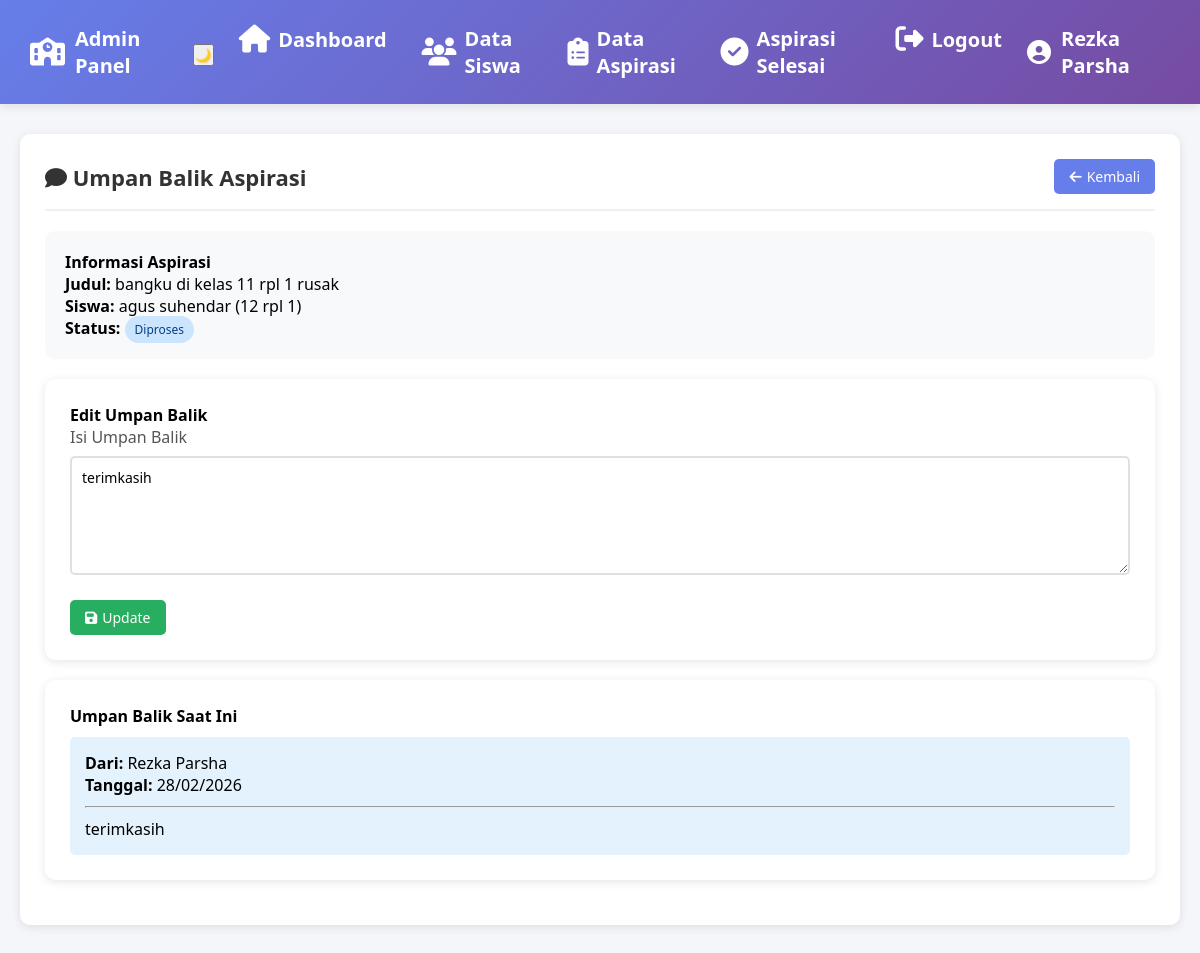
Page /VIEW/ADMIN/UmpanBalik.php?id=2 (signed in) on the committed database.
### tables this page shows
CREATE TABLE `aspirasi` (
  `id_aspirasi` int NOT NULL,
  `nis` int NOT NULL,
  `id_admin` int DEFAULT NULL,
  `id_histori` int DEFAULT NULL,
  `judul_laporan` varchar(100) NOT NULL,
  `keterangan` text NOT NULL,
  `kategori_prioritas` enum('high priority','medium priority','low priority') DEFAULT 'medium priority',
  `lokasi` enum('kelas','toilet','mushola','lapangan','koridor','lab') NOT NULL,
  `foto_gambar` varchar(100) DEFAULT NULL,
  `tanggal_dikirim` timestamp NULL DEFAULT CURRENT_TIMESTAMP,
  `status` enum('menunggu','diproses','selesai') DEFAULT 'menunggu'
);

CREATE TABLE `siswa` (
  `nis` int NOT NULL,
  `nama` varchar(35) NOT NULL,
  `kelas` varchar(10) NOT NULL,
  `email` varchar(50) NOT NULL,
  `password` varchar(255) NOT NULL,
  `created_at` timestamp NULL DEFAULT CURRENT_TIMESTAMP
);

CREATE TABLE `umpan_balik` (
  `id_UmpanBalik` int NOT NULL,
  `id_aspirasi` int NOT NULL,
  `id_admin` int NOT NULL,
  `isi_UmpanBalik` text NOT NULL,
  `tanggal` timestamp NULL DEFAULT CURRENT_TIMESTAMP
);

### MODEL/m_koneksi.php (called while the page is built, shortened)
<?php
class Koneksi
{
    private $host = "127.0.0.1";
    private $username = "root";
    private $password = "root";
    private $db = "pengaduan_sarana_sekolah_kel6_11rpl2";
    function __construct()
    {
        $this->koneksi = mysqli_connect(
            $this->host,
            $this->username,
            $this->password,
            $this->db
        );
    }
}
?>

### MODEL/m_aspirasi.php (called while the page is built, shortened)
<?php
require_once 'm_koneksi.php';
class Aspirasi {
    private $koneksi;
    public function __construct() {
        $db = new Koneksi();
        $this->koneksi = $db->koneksi;
    }
    public function getAspirasiById($id) {
        $id = intval($id);
        $query = "SELECT a.*, s.nama as nama_siswa, s.kelas, s.email
                  FROM aspirasi a
                  JOIN siswa s ON a.nis = s.nis
                  WHERE a.id_aspirasi = $id";
        $result = mysqli_query($this->koneksi, $query);
        return mysqli_fetch_assoc($result);
    }
}
?>

### MODEL/m_umpanbalik.php (called while the page is built, shortened)
<?php
require_once 'm_koneksi.php';
class UmpanBalik {
    private $koneksi;
    public function __construct() {
        $db = new Koneksi();
        $this->koneksi = $db->koneksi;
    }
    public function getUmpanBalikByAspirasi($idAspirasi) {
        $query = "SELECT u.*, ad.nama_lengkap as nama_admin
                  FROM umpan_balik u
                  JOIN admin ad
                    ON u.id_admin = ad.id_admin
                  WHERE u.id_aspirasi = '$idAspirasi'
                  ORDER BY u.tanggal DESC";
        $result = mysqli_query($this->koneksi, $query);
        return mysqli_fetch_assoc($result);
    }
}
?>

### MODEL/m_histori.php (called while the page is built, shortened)
<?php
require_once 'm_koneksi.php';
class HistoriAspirasi {
    private $koneksi;
    public function __construct() {
        $db = new Koneksi();
        $this->koneksi = $db->koneksi;
    }
    public function getHistoriByAspirasi($idAspirasi) {
        $query = "SELECT * FROM histori_aspirasi
                  WHERE id_aspirasi = '$idAspirasi'
                  ORDER BY tanggal_perubahan DESC";
        $result = mysqli_query($this->koneksi, $query);
        $data = [];
        while ($row = mysqli_fetch_assoc($result)) {
            $data[] = $row;
        }
        return $data;
    }
}
?>

### MODEL/m_progres.php (called while the page is built, shortened)
<?php
require_once 'm_koneksi.php';
class Progres {
    private $koneksi;
    public function __construct() {
        $db = new Koneksi();
        $this->koneksi = $db->koneksi;
    }
    public function getProgresByAspirasi($idAspirasi) {
        $query = "SELECT * FROM progres_laporanaspirasi
                  WHERE id_aspirasi = '$idAspirasi'
                  ORDER BY tanggal DESC";
        $result = mysqli_query($this->koneksi, $query);
        $data = [];
        while ($row = mysqli_fetch_assoc($result)) {
            $data[] = $row;
        }
        return $data;
    }
}
?>

### CONTROLLER/c_aspirasi.php (called while the page is built, shortened)
<?php
require_once __DIR__ . '/../MODEL/m_aspirasi.php';
require_once __DIR__ . '/../MODEL/m_umpanbalik.php';
require_once __DIR__ . '/../MODEL/m_histori.php';
require_once __DIR__ . '/../MODEL/m_progres.php';
class AspirasiController
{
    private $aspirasiModel;
    private $umpanBalikModel;
    private $historiModel;
    private $progresModel;
    public function __construct()
    {
        $this->aspirasiModel = new Aspirasi();
        $this->umpanBalikModel = new UmpanBalik();
        $this->historiModel = new HistoriAspirasi();
        $this->progresModel = new Progres();
    }
    public function getDetailAspirasi($id)
    {
        $aspirasi = $this->aspirasiModel->getAspirasiById($id);
        if ($aspirasi) {
            $aspirasi['umpan_balik'] =
                $this->umpanBalikModel->getUmpanBalikByAspirasi($id);
            $aspirasi['histori'] =
                $this->historiModel->getHistoriByAspirasi($id);
            $aspirasi['progres'] =
                $this->progresModel->getProgresByAspirasi($id);
        }
        return $aspirasi;
    }
}
?>

### VIEW/ADMIN/UmpanBalik.php (the view, shortened to what this page needs)
<?php
require_once '../../CONTROLLER/c_aspirasi.php';
require_once '../../MODEL/m_umpanbalik.php';
$idAspirasi = (int) $_GET['id'];
$aspirasiController = new AspirasiController();
$umpanBalikModel = new UmpanBalik();
$aspirasi = $aspirasiController->getDetailAspirasi($idAspirasi);
$umpanBalik = $umpanBalikModel->getUmpanBalikByAspirasi(
    $idAspirasi
);
?>
<!DOCTYPE html>
<html lang="id">
<head>
    <link rel="stylesheet" href="../../ASSETS/NavbarAdmin.css">
    <link rel="stylesheet" href="https://cdnjs.cloudflare.com/ajax/libs/font-awesome/6.4.0/css/all.min.css">
</head>
<body>
    <?php include '../../template/NavbarAdmin.php'; ?>
    <div class="container">
        <div class="card">
            <div class="card-header">
                <h2><i class="fas fa-comment"></i> Umpan Balik Aspirasi</h2>
                <a href="v_DataAspirasi.php" class="btn btn-primary">
                    <i class="fas fa-arrow-left"></i> Kembali
                </a>
            </div>
            <div style="background: #f8f9fa; padding: 20px; border-radius: 10px; margin-bottom: 20px;">
                <h4>Informasi Aspirasi</h4>
                <p><strong>Judul:</strong> <?php echo htmlspecialchars($aspirasi['judul_laporan']); ?></p>
                <p><strong>Siswa:</strong> <?php echo htmlspecialchars($aspirasi['nama_siswa']); ?> (<?php echo htmlspecialchars($aspirasi['kelas']); ?>)</p>
                <p><strong>Status:</strong>
                    <span class="badge badge-<?php echo $aspirasi['status']; ?>">
                        <?php echo ucfirst($aspirasi['status']); ?>
                    </span>
                </p>
            </div>
            <div class="card" style="margin-bottom: 20px;">
                <h4><?php echo $umpanBalik ? 'Edit' : 'Tambah'; ?> Umpan Balik</h4>
                <form action="../../CONTROLLER/AdminController.php" method="POST">
                    <div class="form-group">
                        <label>Isi Umpan Balik</label>
                        <textarea name="isi_UmpanBalik" rows="5" required style="width: 100%; padding: 10px;"><?php echo $umpanBalik ? htmlspecialchars($umpanBalik['isi_UmpanBalik']) : ''; ?></textarea>
                    </div>
                    <button type="submit" name="<?php echo $umpanBalik ? 'update_umpanbalik' : 'tambah_umpanbalik'; ?>" class="btn btn-success">
                        <i class="fas fa-save"></i> <?php echo $umpanBalik ? 'Update' : 'Simpan'; ?>
                    </button>
                </form>
            </div>
            <?php if ($umpanBalik): ?>
            <div class="card">
                <h4>Umpan Balik Saat Ini</h4>
                <div style="background: #e3f2fd; padding: 15px; border-radius: 5px; margin-top: 10px;">
                    <p><strong>Dari:</strong> <?php echo htmlspecialchars($umpanBalik['nama_admin']); ?></p>
                    <p><strong>Tanggal:</strong> <?php echo date('d/m/Y', strtotime($umpanBalik['tanggal'])); ?></p>
                    <hr style="margin: 10px 0;">
                    <p><?php echo nl2br(htmlspecialchars($umpanBalik['isi_UmpanBalik'])); ?></p>
                </div>
            </div>
            <?php endif; ?>
        </div>
    </div>
</body>
</html>

### ASSETS/NavbarAdmin.css (style rules this page uses)
* { margin: 0; padding: 0; box-sizing: border-box; font-family: 'Segoe UI', Tahoma, Geneva, Verdana, sans-serif; }
body { background: #f5f6fa; }
.container { max-width: 1200px; margin: 30px auto; padding: 0 20px; }
.card { background: white; border-radius: 10px; box-shadow: 0 2px 10px rgba(0,0,0,0.1); padding: 25px; margin-bottom: 20px; }
.card-header { display: flex; justify-content: space-between; align-items: center; margin-bottom: 20px; padding-bottom: 15px; border-bottom: 2px solid #f0f0f0; }
.card-header h2 { color: #333; font-size: 22px; }
.btn { padding: 8px 15px; border: none; border-radius: 5px; cursor: pointer; font-size: 14px; text-decoration: none; display: inline-flex; align-items: center; gap: 5px; transition: all 0.3s; }
.btn-primary { background: #667eea; color: white; }
.btn-success { background: #27ae60; color: white; }
.badge { padding: 5px 10px; border-radius: 15px; font-size: 12px; font-weight: 500; }
.badge-diproses { background: #cce5ff; color: #004085; }
.form-group { margin-bottom: 20px; }
.form-group label { display: block; margin-bottom: 8px; color: #555; font-weight: 500; }
.form-group input, .form-group select, .form-group textarea { width: 100%; padding: 12px 15px; border: 2px solid #e0e0e0; border-radius: 5px; font-size: 14px; transition: border-color 0.3s; }
.form-group textarea { resize: vertical; min-height: 100px; }

### rows in the picture
aspirasi: judul_laporan "bangku di kelas 11 rpl 1 rusak", nis.nama "agus suhendar", nis.kelas "12 rpl 1", status "Diproses"
umpan_balik: isi_UmpanBalik "terimkasih", id_admin.nama_lengkap "Rezka Parsha", tanggal "28/02/2026"

### other values in the picture
$_SESSION['nama_lengkap'] "Rezka Parsha"
